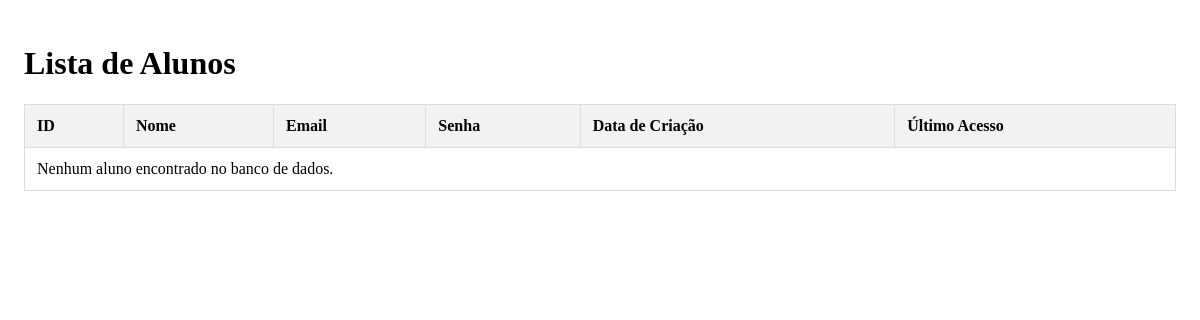
The app's page /paginaListarAlunos.php, older data.
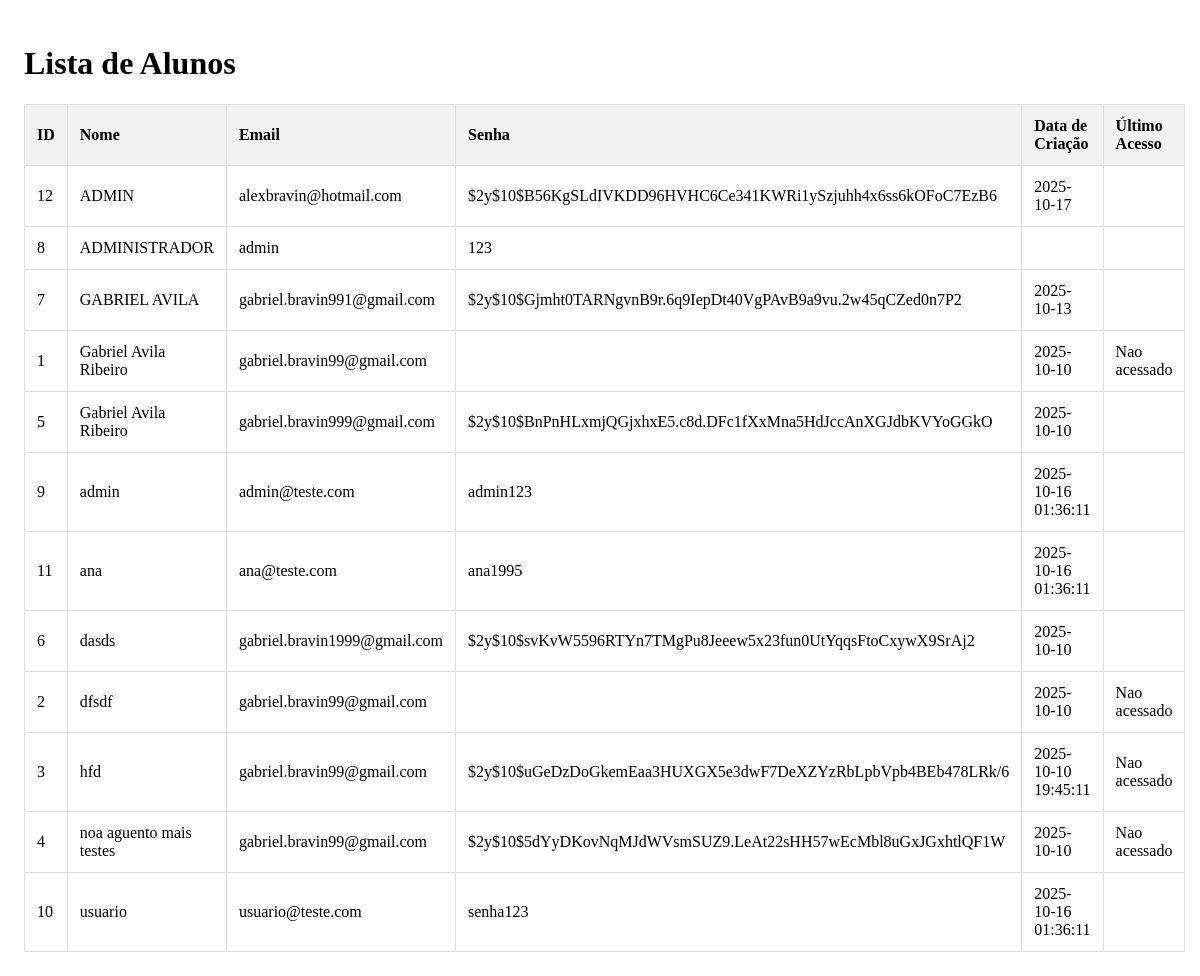
The same page, newer data.
### tables this page shows
CREATE TABLE usuarios (
    id INTEGER PRIMARY KEY AUTOINCREMENT,
    nome TEXT ,
    email TEXT ,
    senha TEXT ,
    data_criacao TIMESTAMP DEFAULT CURRENT_TIMESTAMP,
    data_ultimo_acesso TIMESTAMP
);

### paginaListarAlunos.php (the view, shortened to what this page needs)
<?php
try {
    $db_file = __DIR__ . '/banco.sqlite';
    $pdo = new PDO("sqlite:$db_file");
    $sql = 'SELECT nome, id, email, senha, data_criacao, data_ultimo_acesso FROM usuarios ORDER BY nome';
    $stmt = $pdo->prepare($sql);
    $stmt->execute();
    $alunos = $stmt->fetchAll(PDO::FETCH_ASSOC);
} catch (PDOException $e) {
    die("Erro ao carregar os dados dos alunos: " . $e->getMessage());
}
?>
<!DOCTYPE html>
<html lang="pt-BR">
<head>
</head>
<body>
    <h1>Lista de Alunos</h1>
    <table class="tabela-alunos">
        <thead>
            <tr>
                <th>ID</th>
                <th>Nome</th>
                <th>Email</th>
                <th>Senha</th>
                <th>Data de Criação</th>
                <th>Último Acesso</th>
            </tr>
        </thead>
        <tbody>
            <?php if (count($alunos) > 0): ?>
                <?php foreach ($alunos as $aluno): ?>
                    <tr>
                        <td><?php echo htmlspecialchars($aluno['id']); ?></td>
                        <td><?php echo htmlspecialchars($aluno['nome']); ?></td>
                        <td><?php echo htmlspecialchars($aluno['email']); ?></td>
                        <td><?php echo htmlspecialchars($aluno['senha']); ?></td>
                        <td><?php echo htmlspecialchars($aluno['data_criacao'] ?? ''); ?></td>
                        <td><?php echo htmlspecialchars($aluno['data_ultimo_acesso'] ?? ''); ?></td>
                    </tr>
                <?php endforeach; ?>
            <?php else: ?>
                <tr>
                    <td colspan="6">Nenhum aluno encontrado no banco de dados.</td>
                </tr>
            <?php endif; ?>
        </tbody>
    </table>
</body>
</html>

Row changes from the older to the newer data that the page shows:
added usuarios: id "12", nome "ADMIN", email "alexbravin@hotmail.com", senha "$2y$10$B56KgSLdIVKDD96HVHC6Ce341KWRi1ySzjuhh4x6ss6kOFoC7EzB6", data_criacao "2025-10-17"
added usuarios: id "8", nome "ADMINISTRADOR", email "admin", senha "123"
added usuarios: id "7", nome "GABRIEL AVILA", email "gabriel.bravin991@gmail.com", senha "$2y$10$Gjmht0TARNgvnB9r.6q9IepDt40VgPAvB9a9vu.2w45qCZed0n7P2", data_criacao "2025-10-13"
added usuarios: id "1", nome "Gabriel Avila Ribeiro", email "gabriel.bravin99@gmail.com", data_criacao "2025-10-10", data_ultimo_acesso "Nao acessado"
added usuarios: id "5", nome "Gabriel Avila Ribeiro", email "gabriel.bravin999@gmail.com", senha "$2y$10$BnPnHLxmjQGjxhxE5.c8d.DFc1fXxMna5HdJccAnXGJdbKVYoGGkO", data_criacao "2025-10-10"
added usuarios: id "9", nome "admin", email "admin@teste.com", senha "admin123", data_criacao "2025-10-16 01:36:11"
added usuarios: id "11", nome "ana", email "ana@teste.com", senha "ana1995", data_criacao "2025-10-16 01:36:11"
added usuarios: id "6", nome "dasds", email "gabriel.bravin1999@gmail.com", senha "$2y$10$svKvW5596RTYn7TMgPu8Jeeew5x23fun0UtYqqsFtoCxywX9SrAj2", data_criacao "2025-10-10"
added usuarios: id "2", nome "dfsdf", email "gabriel.bravin99@gmail.com", data_criacao "2025-10-10", data_ultimo_acesso "Nao acessado"
added usuarios: id "3", nome "hfd", email "gabriel.bravin99@gmail.com", senha "$2y$10$uGeDzDoGkemEaa3HUXGX5e3dwF7DeXZYzRbLpbVpb4BEb478LRk/6", data_criacao "2025-10-10 19:45:11", data_ultimo_acesso "Nao acessado"
added usuarios: id "4", nome "noa aguento mais testes", email "gabriel.bravin99@gmail.com", senha "$2y$10$5dYyDKovNqMJdWVsmSUZ9.LeAt22sHH57wEcMbl8uGxJGxhtlQF1W", data_criacao "2025-10-10", data_ultimo_acesso "Nao acessado"
added usuarios: id "10", nome "usuario", email "usuario@teste.com", senha "senha123", data_criacao "2025-10-16 01:36:11"
Text that changed along with them:
text no longer shown: "Nenhum aluno encontrado no banco de dados."
